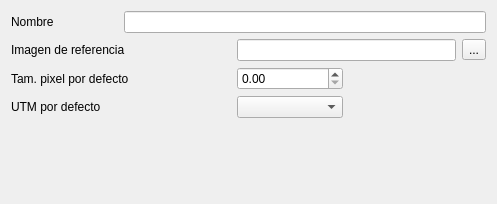
<?xml version="1.0" encoding="UTF-8"?>
<ui version="4.0">
 <class>AmbitoWidget</class>
 <widget class="QWidget" name="AmbitoWidget">
  <property name="geometry">
   <rect>
    <x>0</x>
    <y>0</y>
    <width>497</width>
    <height>204</height>
   </rect>
  </property>
  <property name="windowTitle">
   <string>Form</string>
  </property>
  <layout class="QVBoxLayout" name="verticalLayout">
   <item>
    <layout class="QGridLayout" name="gridLayout">
     <item row="0" column="0">
      <widget class="QLabel" name="labelName">
       <property name="text">
        <string>Nombre</string>
       </property>
      </widget>
     </item>
     <item row="1" column="0" colspan="2">
      <widget class="QLabel" name="labelImageRef">
       <property name="text">
        <string>Imagen de referencia</string>
       </property>
      </widget>
     </item>
     <item row="1" column="2" colspan="2">
      <widget class="QLineEdit" name="lineReference">
       <property name="readOnly">
        <bool>true</bool>
       </property>
      </widget>
     </item>
     <item row="1" column="4">
      <widget class="QToolButton" name="buttonSelectImage">
       <property name="text">
        <string>...</string>
       </property>
      </widget>
     </item>
     <item row="2" column="0" colspan="2">
      <widget class="QLabel" name="labelSizePixel">
       <property name="text">
        <string>Tam. pixel por defecto</string>
       </property>
      </widget>
     </item>
     <item row="2" column="2">
      <widget class="QDoubleSpinBox" name="doubleSpinBoxTam"/>
     </item>
     <item row="3" column="0" colspan="2">
      <widget class="QLabel" name="labelUtm">
       <property name="text">
        <string>UTM por defecto</string>
       </property>
      </widget>
     </item>
     <item row="3" column="2">
      <widget class="QComboBox" name="utmComboBox"/>
     </item>
     <item row="0" column="1" colspan="4">
      <widget class="QLineEdit" name="editName">
       <property name="readOnly">
        <bool>true</bool>
       </property>
      </widget>
     </item>
     <item row="2" column="3" colspan="2">
      <spacer name="horizontalSpacer">
       <property name="orientation">
        <enum>Qt::Horizontal</enum>
       </property>
       <property name="sizeHint" stdset="0">
        <size>
         <width>40</width>
         <height>20</height>
        </size>
       </property>
      </spacer>
     </item>
     <item row="3" column="3" colspan="2">
      <spacer name="horizontalSpacer_2">
       <property name="orientation">
        <enum>Qt::Horizontal</enum>
       </property>
       <property name="sizeHint" stdset="0">
        <size>
         <width>40</width>
         <height>20</height>
        </size>
       </property>
      </spacer>
     </item>
    </layout>
   </item>
   <item>
    <spacer name="verticalSpacer">
     <property name="orientation">
      <enum>Qt::Vertical</enum>
     </property>
     <property name="sizeHint" stdset="0">
      <size>
       <width>20</width>
       <height>49</height>
      </size>
     </property>
    </spacer>
   </item>
  </layout>
 </widget>
 <resources/>
 <connections/>
</ui>
